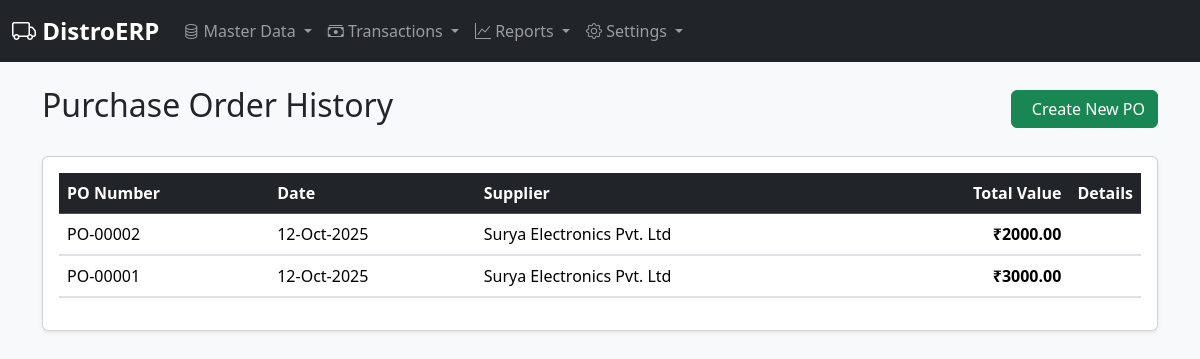
The page /purchases on the database as committed earlier.
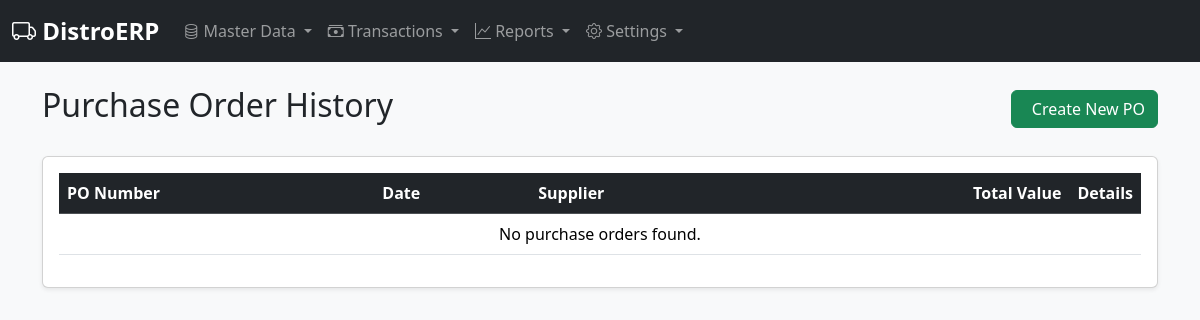
The same page on the database as committed later.
### erp/models.py (models this page shows)
class PurchaseOrder(db.Model):
    id = db.Column(db.Integer, primary_key=True)
    po_number = db.Column(db.String(50), unique=True)
    created_at = db.Column(db.DateTime, default=datetime.utcnow)
    supplier_id = db.Column(db.Integer, db.ForeignKey('supplier.id'), nullable=False)
    total_amount = db.Column(db.Float, nullable=False, default=0.0)
    status = db.Column(db.String(20), default='Pending')
    items = db.relationship('PurchaseOrderItem', backref='purchase_order', lazy=True, cascade="all, delete-orphan")

class Supplier(db.Model):
    id = db.Column(db.Integer, primary_key=True)
    name = db.Column(db.String(100), nullable=False, unique=True)
    gstin = db.Column(db.String(15), unique=True)
    address = db.Column(db.Text)
    phone = db.Column(db.String(15))
    balance = db.Column(db.Float, default=0.0, nullable=False)
    purchase_orders = db.relationship('PurchaseOrder', backref='supplier', lazy=True)

### erp/routes.py (the view)
@bp.route('/purchases')
def purchase_orders_list():
    purchase_orders = PurchaseOrder.query.order_by(PurchaseOrder.created_at.desc()).all()
    return render_template('purchase_orders_list.html', purchase_orders=purchase_orders)

### erp/templates/purchase_orders_list.html (shortened to what this page needs)
{% extends "base.html" %}
{% block content %}
<div class="container mt-4">
    <div class="d-flex justify-content-between align-items-center mb-4">
        <h1 class="h2">Purchase Order History</h1>
        <a href="{{ url_for('main.create_purchase_order') }}" class="btn btn-success">
            Create New PO
        </a>
    </div>
    <div class="card">
        <div class="card-body">
            <div class="table-responsive">
                <table class="table table-hover">
                    <thead class="table-dark">
                        <tr>
                            <th scope="col">PO Number</th>
                            <th scope="col">Date</th>
                            <th scope="col">Supplier</th>
                            <th scope="col" class="text-end">Total Value</th>
                            <th scope="col" style="width: 5%;">Details</th>
                        </tr>
                    </thead>
                    <tbody>
                        {% for po in purchase_orders %}
                            <tr data-bs-toggle="collapse" href="#details-{{ po.id }}" role="button" aria-expanded="false" aria-controls="details-{{ po.id }}">
                                <td>{{ po.po_number }}</td>
                                <td>{{ po.created_at.strftime('%d-%b-%Y') }}</td>
                                <td>{{ po.supplier.name }}</td>
                                <td class="text-end fw-bold">₹{{ "%.2f"|format(po.total_amount) }}</td>
                                <td class="text-center"></td>
                            </tr>
                            <tr>
                                <td colspan="5" class="p-0">
                                </td>
                            </tr>
                        {% else %}
                        <tr>
                            <td colspan="5" class="text-center">No purchase orders found.</td>
                        </tr>
                        {% endfor %}
                    </tbody>
                </table>
            </div>
        </div>
    </div>
</div>
{% endblock %}

Rows that differ between the two databases and show on the page:
removed PurchaseOrder: po_number "PO-00002", created_at "12-Oct-2025", supplier.name "Surya Electronics Pvt. Ltd", total_amount "2000.00"
removed PurchaseOrder: po_number "PO-00001", created_at "12-Oct-2025", supplier.name "Surya Electronics Pvt. Ltd", total_amount "3000.00"
Other text that changed with them:
text now shown: "No purchase orders found."
